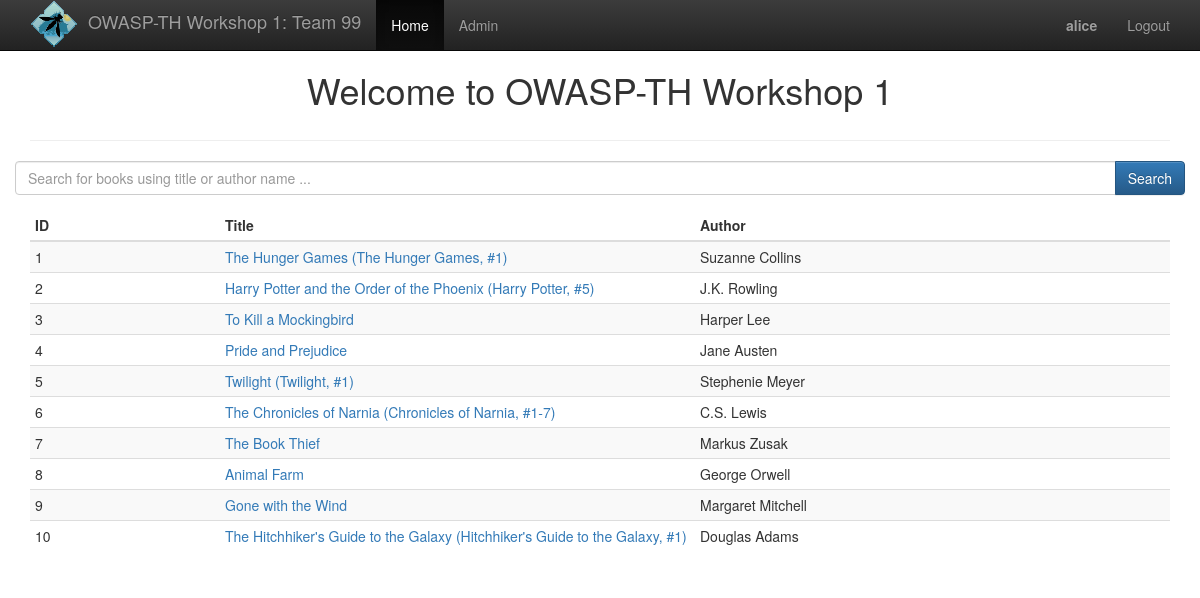
Page /index.php (signed in) on the committed database.
### tables this page shows
CREATE TABLE books (
    id INTEGER(11) NOT NULL AUTO_INCREMENT PRIMARY KEY,
    title VARCHAR(256) NOT NULL,
    author VARCHAR(256) NOT NULL
);

### src/config.php (called while the page is built, shortened)
<?php
$team = 'Team 99';

### src/index.php (the view, shortened to what this page needs)
<?php
require('config.php');
if(empty($_COOKIE['username'])){
    setcookie('username', 'anonymous');
    $username = 'anonymous';
}else {
    $username = $_COOKIE['username'];
}
if ($username == 'anonymous'){
    $loggedin = false;
}else{
    $loggedin = true;
}
if(empty($_GET['query'])){
    $sql = 'select * from books limit 10';
}else{
    $query = '%'.$_GET['query'].'%';
    $sql = "select * from books where title like '$query' limit 10";
}
$books = array();
$result = mysql_query($sql);
if($result){
    while($row = mysql_fetch_array($result)){
        array_push($books, $row);
    }
}else{
    echo mysql_error($db);
}
?>
<!doctype html>
<html>
<head>
  <link rel="stylesheet" href="public/css/bootstrap.min.css">
  <link rel="stylesheet" href="public/css/bootstrap-theme.min.css">
  <link rel="stylesheet" href="public/style.css">
  <link rel="stylesheet" href="public/style.css">
</head>
<body>
  <nav class="navbar navbar-inverse navbar-fixed-top">
    <div class="container">
      <div class="navbar-header">
        <a class="navbar-brand" href="#">
            <img src="public/img/logo_sm.png" alt="OWASP Thailand Logo"/>
            OWASP-TH Workshop 1: <?php echo $team; ?>
        </a>
      </div>
      <div id="navbar" class="collapse navbar-collapse">
        <ul class="nav navbar-nav">
          <li class="active"><a href="#">Home</a></li>
          <?php if($loggedin): ?>
            <li><a href="admin.php">Admin</a></li>
          <?php endif; ?>
        </ul>
        <ul class="nav navbar-nav navbar-right">
          <?php if($loggedin): ?>
            <li><a href="#" class="username"><?php echo $username; ?></a></li>
            <li><a href="logout.php">Logout</a></li>
          <?php else: ?>
            <li><a href="login.php">Login</a></li>
          <?php endif; ?>
        </ul>
      </div>
    </div>
  </nav>
  <div class="container">
    <div id="header" class="row">
      <div class="col-md-12 center">
        <h1>Welcome to OWASP-TH Workshop 1</h1>
      </div>
    </div>
    <hr/>
    <div id="search-form" class="row">
      <div class="col-md-12">
        <form class="form-horizontal" method="GET" action="">
          <div class="form-group">
            <div class="input-group">
              <input id="query" name="query" type="text" class="form-control" placeholder="Search for books using title or author name ...">
              <span class="input-group-btn">
                <button class="btn btn-primary" type="submit">Search</button>
              </span>
            </div>
          </div>
        </form>
      </div>
    </div>
    <div id="search-result" class="row">
      <div class="col-md-12">
        <?php if(!empty($books)):  ?>
          <table class="table table-condensed table-hover table-striped">
            <thead>
              <tr>
                <th class="col-md-2">ID</th>
                <th class="col-md-5">Title</th>
                <th class="col-md-5">Author</th>
              </tr>
            </thead>
            <tbody>
              <?php foreach($books as $book):    ?>
                <tr>
                  <td><?php echo $book[0]; ?></td>
                  <td>
                      <a href="item.php?id=<?php echo $book[0];?>">
                      <?php echo $book[1]; ?>
                      </a>
                  </td>
                  <td><?php echo $book[2];?></td>
                </tr>
              <?php endforeach; ?>
            </tbody>
          </table>
        <?php endif; ?>
      </div>
    </div>
  </div>
</body>
</html>

### src/public/style.css (style rules this page uses)
body { padding-top: 50px; }
.center { text-align:center; }
.username { font-weight:bold; color:#265a88; }
.navbar-brand { padding: 0px 15px; }
.navbar-brand>img { display:inline-block; margin-right: 5px; }

### rows in the picture
books: id "1", title "The Hunger Games (The Hunger Games, #1)", author "Suzanne Collins"
books: id "2", title "Harry Potter and the Order of the Phoenix (Harry Potter, #5)", author "J.K. Rowling"
books: id "3", title "To Kill a Mockingbird", author "Harper Lee"
books: id "4", title "Pride and Prejudice", author "Jane Austen"
books: id "5", title "Twilight (Twilight, #1)", author "Stephenie Meyer"
books: id "6", title "The Chronicles of Narnia (Chronicles of Narnia, #1-7)", author "C.S. Lewis"
books: id "7", title "The Book Thief", author "Markus Zusak"
books: id "8", title "Animal Farm", author "George Orwell"
books: id "9", title "Gone with the Wind", author "Margaret Mitchell"
books: id "10", title "The Hitchhiker's Guide to the Galaxy (Hitchhiker's Guide to the Galaxy, #1)", author "Douglas Adams"

### other values in the picture
$team "Team 99"
$username "alice"
